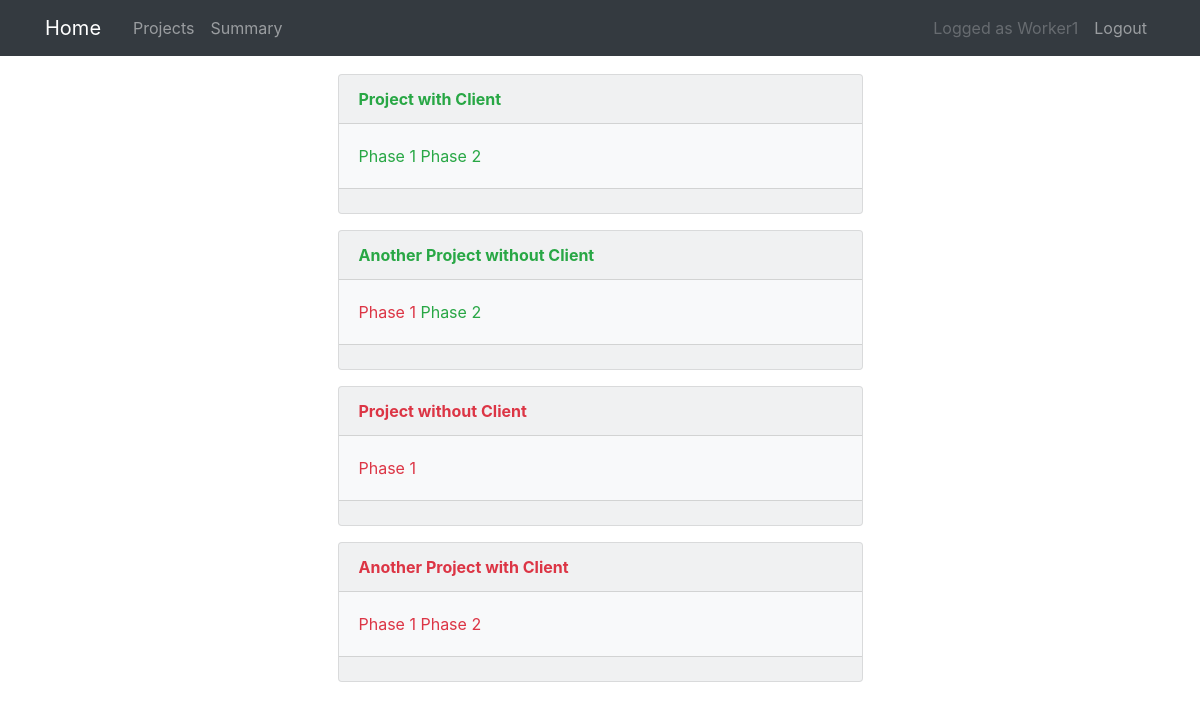
The page /projects/ (signed in) on the database its author committed.
### projects/models.py (models this page shows, shortened)
class Project(models.Model):
    title = models.CharField(max_length=100)
    description = models.TextField()
    manager = models.ForeignKey(
        User,
        on_delete=models.SET_NULL,
        related_name="manager_project_set",
        null=True,
    )
    worker = models.ManyToManyField(User, related_name="worker_project_set")
    client = models.ManyToManyField(User, related_name="client_project_set")
    price_per_hour = models.PositiveIntegerField(blank=True, null=True)
    client_detail = models.ForeignKey(
        ClientDetail, on_delete=models.SET_NULL, blank=True, null=True
    )
    ongoing = models.BooleanField(default=True)

class ProjectPhase(models.Model):
    title = models.CharField(max_length=100, null=True)
    project = models.ForeignKey(Project, on_delete=models.CASCADE)
    ongoing = models.BooleanField(default=True)
    dates = models.TextField(default="[]")

### projects/views.py (the view)
# urls.py: path("projects/", MyProjectsListView.as_view(), name="project-list"),
class MyProjectsListView(
    LoginRequiredMixin, PermissionRequiredMixin, ListView
):
    template_name = "projects/project_list"
    context_object_name = "projects"
    def get_queryset(self):
        user = get_object_or_404(User, id=self.request.user.id)
        if user.groups.exists():
            group_name = user.groups.all()[0].name.lower()
            if group_name == "worker":
                queryset = Project.objects.filter(worker=user).order_by(
                    "-ongoing"
                )
            elif group_name == "manager":
                queryset = Project.objects.filter(manager=user).order_by(
                    "-ongoing"
                )
            elif group_name == "client":
                queryset = Project.objects.filter(client=user).order_by(
                    "-ongoing"
                )
            return queryset
        else:
            raise Http404("Cannot view projects.")
    permission_required = "projects.view_project"

### projects/templates/projects/project_list.html (shortened to what this page needs)
{% extends "projects/base.html" %}
{% block content2 %}
{% for project in projects %}
<div class="container">
    <div class="row justify-content-center">
        <div class="col-6">
            <div class="card bg-light mb-3">
                <div class="card-header">
                    {% if project.ongoing %}
                    <strong class="text-success">{{ project.title }} </strong>
                    {% else %}
                    <strong class="text-danger">{{ project.title }} </strong>
                    {% endif %}
                </div>
                <div class="card-body">
                    <p class="card-text">
                        {% for phase in project.projectphase_set.all %}
                        {% ifequal user.groups.all.0|stringformat:"s" 'Worker' %}
                        {% if phase.ongoing %}
                        <a class="text-success"
                            href="{% url 'worker-projectphase-detail' phase.id %}">{{ phase.title }}</a>
                        {% else %}
                        <a class="text-danger"
                            href="{% url 'worker-projectphase-detail' phase.id %}">{{ phase.title }}</a>
                        {% endif %}
                        {% else %}
                        {% if phase.ongoing %}
                        <a class="text-success" href="{% url 'projectphase-detail' phase.id %}">{{ phase.title }}</a>
                        {% else %}
                        <a class="text-danger" href="{% url 'projectphase-detail' phase.id %}">{{ phase.title }}</a>
                        {% endif %}
                        {% endifequal %}
                        {% endfor %}
                    </p>
                </div>
                <div class="card-footer">
                </div>
            </div>
        </div>
    </div>
</div>
{% endfor %}
{% endblock content2%}

### projects/templates/projects/base.html (shortened to what this page needs)
{% load static %}
<!DOCTYPE html>
<html>
<head>
  <link rel="stylesheet" href="https://maxcdn.bootstrapcdn.com/bootstrap/4.0.0/css/bootstrap.min.css"
>
  <link rel="stylesheet" type="text/css" href="{% static 'projects/main.css' %}">
</head>
<body>
  <header>
    <nav class="navbar navbar-expand-md navbar-dark bg-dark">
      <div class="container">
        <a class="navbar-brand mr-4" href="{% url 'project-home' %}">Home</a>
        <div class="collapse navbar-collapse" id="navbarToggle">
          <div class="navbar-nav mr-auto">
            {% if user.is_authenticated %}
            {% if perms.projects.view_project %}
            {% if not request.user.is_staff %}
            <a class="nav-item nav-link" href="{% url 'project-list' %}">Projects</a>
            {% endif %}
            {% endif %}
            {% endif %}
            {% ifequal user.groups.all.0|stringformat:"s" 'Worker' %}
            <a class="nav-link" href="{% url 'worker-summary' user.id %}">Summary</a>
            {% endifequal %}
          </div>
          <div class="navbar-nav">
            {% if user.is_authenticated %}
            <a class="nav-link disabled" href="#">Logged as {{ user.username }}</a>
            <a class="nav-item nav-link" href="{% url 'logout' %}">Logout</a>
            {% else %}
            <a class="nav-item nav-link" href="{% url 'login' %}">Login</a>
            {% endif %}
          </div>
        </div>
      </div>
    </nav>
  </header>
  <main class="container">
    <div class="row">
      <div class="col-1">
      </div>
      <div class="col-10">
      </div>
      <div class="col-1"></div>
    </div>
    {% block content2 %}{% endblock %}
  </main>
</body>
</html>

### projects/static/projects/main.css (style rules this page uses)
.navbar { margin-bottom: 2ex; }

### rows shown on the page
Project: title "Project with Client"
ProjectPhase: title "Phase 1"
ProjectPhase: title "Phase 2"
Project: title "Another Project without Client"
ProjectPhase: title "Phase 1"
ProjectPhase: title "Phase 2"
Project: title "Project without Client"
ProjectPhase: title "Phase 1"
Project: title "Another Project with Client"
ProjectPhase: title "Phase 1"
ProjectPhase: title "Phase 2"

### other values the page prints
{{ user.username }} "Worker1"
